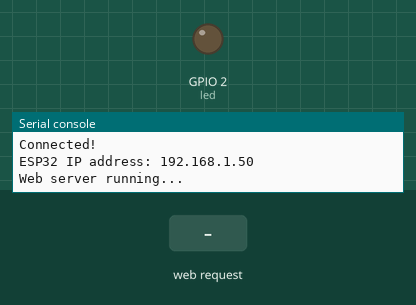
This program was run on a simulated ESP32 board running MicroPython. Shown: output pins drawn as LEDs (lit = HIGH), the last lines printed to the serial console. Inputs (shaded band) come from the test bench. WiFi joins after 1.5 s.

Above: at 3.2 s.
3.3 s: HTTP request GET /on received
At 4.0 s:
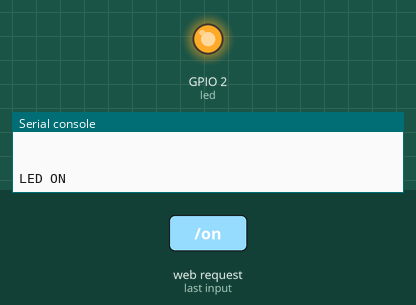
6.3 s: HTTP request GET /off received
At 7.4 s:
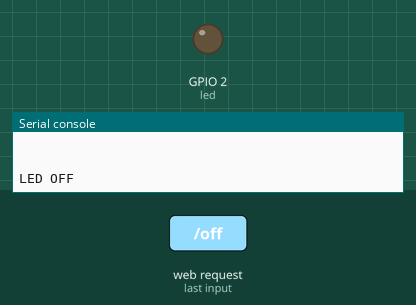
Timing chart, 0 to 9.3 s (numbered marks = the images above; inputs shaded):
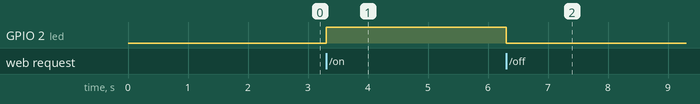

The program:

task1.py
```python
import network
import socket
from machine import Pin
import time

# LED SETUP
led = Pin(2, Pin.OUT)
led.off()
led_state = False  # False = OFF, True = ON

# WIFI SETUP (Station Mode)
ssid = "Robotic WIFI"
password = "rbtWIFI@2025"

wifi = network.WLAN(network.STA_IF)
wifi.active(True)
wifi.connect(ssid, password)

print("Connecting to WiFi...")
while not wifi.isconnected():
    time.sleep(1)

ip = wifi.ifconfig()[0]
print("Connected!")
print("ESP32 IP address:", ip)

# WEB SERVER SETUP (SAFE)
addr = socket.getaddrinfo("0.0.0.0", 80)[0][-1]
s = socket.socket()

try:
    s.close()
except:
    pass

s = socket.socket()
s.setsockopt(socket.SOL_SOCKET, socket.SO_REUSEADDR, 1)
s.bind(addr)
s.listen(1)


print("Web server running...")

# HTML PAGE WITH LED STATUS
def web_page(state):
    if state:
        color = "green"
        status = "LED is ON"
    else:
        color = "red"
        status = "LED is OFF"

    html = f"""
    <html>
    <head>
        <title>ESP32 LED Control</title>
        <style>
            body {{
                font-family: Arial;
                text-align: center;
            }}
            .circle {{
                width: 80px;
                height: 80px;
                background-color: {color};
                border-radius: 50%;
                margin: 20px auto;
            }}
            button {{
                width: 120px;
                height: 50px;
                font-size: 20px;
            }}
        </style>
    </head>
    <body>
        <h1>ESP32 LED Control</h1>

        <div class="circle"></div>
        <h2>{status}</h2>

        <p><a href="/on"><button>ON</button></a></p>
        <p><a href="/off"><button>OFF</button></a></p>
    </body>
    </html>
    """
    return html

# MAIN LOOP
while True:
    conn, addr = s.accept()
    request = conn.recv(1024).decode()

    print("Request:", request)

    if "GET /favicon.ico" in request:
        conn.close()
        continue

    if "GET /on" in request:
        led.on()
        led_state = True
        print("LED ON")

    elif "GET /off" in request:
        led.off()
        led_state = False
        print("LED OFF")

    response = web_page(led_state)

    conn.send("HTTP/1.1 200 OK\r\n")
    conn.send("Content-Type: text/html\r\n")
    conn.send("Cache-Control: no-store, no-cache, must-revalidate\r\n")
    conn.send("Pragma: no-cache\r\n")
    conn.send("Expires: 0\r\n")
    conn.send("Connection: close\r\n\r\n")
    conn.sendall(response)
    conn.close()
```

Measured:
- after the input at 3.3 s, GPIO 2 (led): LOW → HIGH at once
- after the input at 6.3 s, GPIO 2 (led): HIGH → LOW at once
